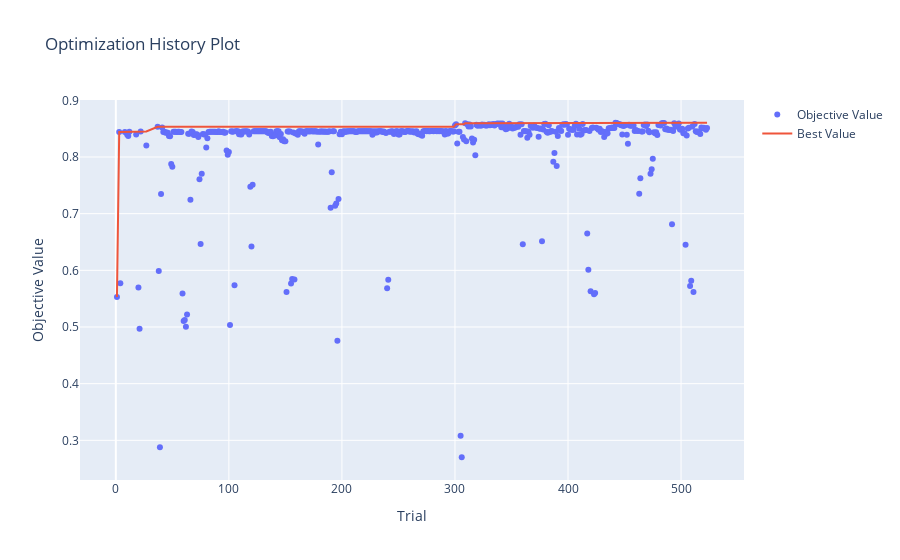

Notebook code for this chart:
### Code cell
from optuna.visualization import plot_optimization_history
plot_optimization_history(study2)

### Figure 1 — Plotly figure (JSON) as saved in the notebook; plotly's stock layout.template omitted (floating-point values rounded to 4 significant figures; data arrays with more than 128 entries replaced by an {"elided": "..."} marker saying what was removed)
{"data": [{"mode": "markers", "name": "Objective Value", "type": "scatter", "x": {"elided": "499 int values"}, "y": {"elided": "499 float values"}}, {"name": "Best Value", "type": "scatter", "x": {"elided": "499 int values"}, "y": {"elided": "499 float values"}}], "layout": {"title": {"text": "Optimization History Plot"}, "xaxis": {"title": {"text": "Trial"}}, "yaxis": {"title": {"text": "Objective Value"}}}}
